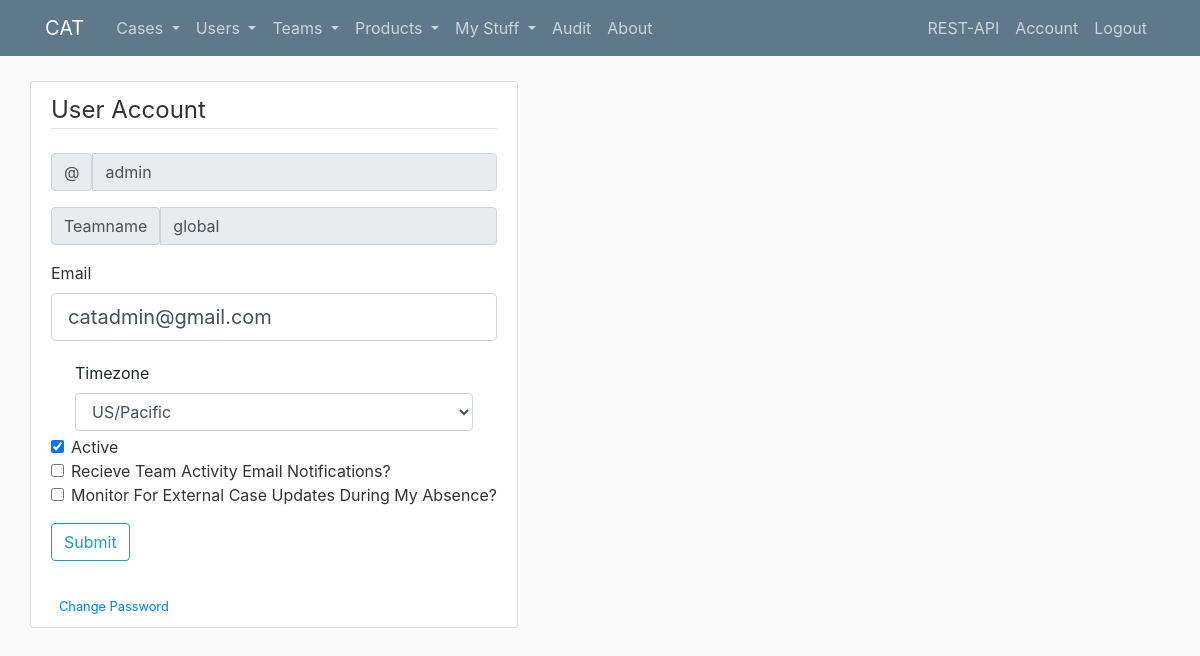
Page /account (signed in) on the committed database.
### cat/models.py (models this page shows, shortened)
class User(db.Model, UserMixin):
    id = db.Column(db.Integer, primary_key=True)
    username = db.Column(db.String(50), unique=True, nullable=False)
    email = db.Column(db.String(100))
    password = db.Column(db.String(200), nullable=False)
    user_since = db.Column(db.DateTime, nullable=False, default=datetime.utcnow)
    teamname = db.Column(db.ForeignKey('team.teamname'), nullable=False)
    products = db.relationship('Product', secondary=UserProduct.__table__, backref='supported_by', lazy=True)
    cases = db.relationship('Cases', backref='owner', lazy=True, foreign_keys = 'Cases.user', cascade="all, delete-orphan")
    assigned_cases = db.relationship('Cases', backref='assigner', lazy=True, foreign_keys = 'Cases.assigned_by')
    audits = db.relationship('Audit', backref='by_user', lazy=True)
    jobs = db.relationship('Jobs', backref='submitted_by', lazy=True)
    active = db.Column(db.Boolean, default=True)
    shift_start = db.Column(db.String(100), nullable=False, default='09:00:00')
    shift_end = db.Column(db.String(100), nullable=False, default='18:00:00')
    timezone = db.Column(db.String(200), nullable=False, default="US/Pacific")
    last_login = db.Column(db.DateTime, nullable=False, default=datetime.utcnow)
    admin = db.Column(db.Boolean, default=False)
    team_email_notifications = db.Column(db.Boolean, default=False)
    salesforce_emails = db.relationship('SalesforceEmails', backref='created_by', lazy=True)
    first_name = db.Column(db.String(50))
    last_name = db.Column(db.String(50))
    monitor_case_updates = db.Column(db.Boolean, default=False)

### cat/users/routes.py (the view, shortened to what this page needs)
@users_b.route("/account", methods=['GET', 'POST'])
@login_required
def account():
    form = AccountForm()
    form.email.data = current_user.email
    form.timezone.data = current_user.timezone
    form.active.data = current_user.active
    form.team_email_notifications.data = current_user.team_email_notifications
    form.monitor_case_updates.data = current_user.monitor_case_updates
    return render_template('account.html', form=form, title="Account")

### cat/users/forms.py
class AccountForm(FlaskForm):
    email = StringField('Email', validators=[Email()])
    timezone = SelectField(u'Timezone', choices=pytz.all_timezones, default="US/Pacific")
    active = BooleanField(u'Active', default=True)
    team_email_notifications = BooleanField(u'Recieve Team Activity Email Notifications?', default=False)
    monitor_case_updates = BooleanField(u'Monitor For External Case Updates During My Absence?', default=False)
    submit = SubmitField('Submit')

### cat/models.py (called while the page is built)
@login_manager.user_loader
def load_user(user_id):
    return User.query.get(user_id)

### cat/templates/account.html (shortened to what this page needs)
{% extends "layout.html" %}
{% block content %}
<div class="content-section">
      <form method="POST" action="" enctype="multipart/form-data" onsubmit="return confirm('Update account info?');">
          <fieldset class="form-group">
              <legend class="border-bottom mb-4">User Account</legend>
              <div class="input-group mb-3">
                <span class="input-group-text" id="basic-addon1">@</span>
                <input type="text" class="form-control" value="{{ current_user.username }}" aria-label="Username" aria-describedby="basic-addon1" disabled="disabled">
              </div>
              <div class="input-group mb-3">
                <span class="input-group-text" id="basic-addon1">Teamname</span>
                <input type="text" class="form-control" value="{{ current_user.teamname }}" aria-label="Teamame" aria-describedby="basic-addon1" disabled="disabled">
              </div>
              <div class="form-group">
                  {{ form.email.label(class="form-control-label") }}
                  {% if form.email.errors %}
                      {{ form.email(class="form-control form-control-lg is-invalid") }}
                      <div class="invalid-feedback">
                          {% for error in form.email.errors %}
                              <span>{{ error }}</span>
                          {% endfor %}
                      </div>
                  {% else %}
                      {{ form.email(class="form-control form-control-lg") }}
                  {% endif %}
              </div>
              <div class="dropdown-item">
                {{ form.timezone.label(class="form-control-label") }}
                {{ form.timezone(class="form-control form-control-md") }}
              </div>
              <div class="form-check">
                {{ form.active(class="form-check-input") }}
                {{ form.active.label(class="form-check-label") }}
              </div>
              <div class="form-check">
                {{ form.team_email_notifications(class="form-check-input") }}
                {{ form.team_email_notifications.label(class="form-check-label") }}
              </div>
              <div class="form-check">
                {{ form.monitor_case_updates(class="form-check-input") }}
                {{ form.monitor_case_updates.label(class="form-check-label") }}
              </div>
          </fieldset>
          <div class="form-group">
              {{ form.submit(class="btn btn-outline-info") }}
          </div>
          <div class="boder-top pt-3">
            <small class="text-muted">
                <a class="ml-2" href="{{ url_for('users_b.change_password') }}">Change Password</a>
            </small>
        </div>
      </form>
  </div>
{% endblock content %}

### cat/static/main.css (style rules this page uses)
body { background: #fafafa; color: #333333; margin-top: 5rem; }
.content-section { background: #ffffff; padding: 10px 20px; border: 1px solid #dddddd; border-radius: 3px; margin-bottom: 20px; }

### rows in the picture
User: username "admin", teamname "global", email "catadmin@gmail.com", timezone "US/Pacific", active "☑"
